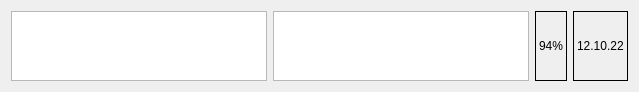
<?xml version="1.0" encoding="UTF-8"?>
<ui version="4.0">
 <class>Form</class>
 <widget class="QWidget" name="Form">
  <property name="geometry">
   <rect>
    <x>0</x>
    <y>0</y>
    <width>633</width>
    <height>91</height>
   </rect>
  </property>
  <property name="sizePolicy">
   <sizepolicy hsizetype="Minimum" vsizetype="Preferred">
    <horstretch>0</horstretch>
    <verstretch>0</verstretch>
   </sizepolicy>
  </property>
  <property name="windowTitle">
   <string>Form</string>
  </property>
  <layout class="QHBoxLayout" name="horizontalLayout_2">
   <item>
    <layout class="QHBoxLayout" name="horizontalLayout">
     <item>
      <widget class="QPlainTextEdit" name="first_source_code">
       <property name="sizePolicy">
        <sizepolicy hsizetype="Fixed" vsizetype="Expanding">
         <horstretch>0</horstretch>
         <verstretch>0</verstretch>
        </sizepolicy>
       </property>
       <property name="plainText">
        <string/>
       </property>
      </widget>
     </item>
     <item>
      <widget class="QPlainTextEdit" name="second_source_code">
       <property name="sizePolicy">
        <sizepolicy hsizetype="Fixed" vsizetype="Expanding">
         <horstretch>0</horstretch>
         <verstretch>0</verstretch>
        </sizepolicy>
       </property>
       <property name="plainText">
        <string/>
       </property>
      </widget>
     </item>
     <item>
      <widget class="QLabel" name="equality_percent_label">
       <property name="frameShape">
        <enum>QFrame::Panel</enum>
       </property>
       <property name="text">
        <string>94%</string>
       </property>
      </widget>
     </item>
     <item>
      <widget class="QLabel" name="date_time_label">
       <property name="sizePolicy">
        <sizepolicy hsizetype="Preferred" vsizetype="Preferred">
         <horstretch>0</horstretch>
         <verstretch>0</verstretch>
        </sizepolicy>
       </property>
       <property name="frameShape">
        <enum>QFrame::Panel</enum>
       </property>
       <property name="text">
        <string>12.10.22</string>
       </property>
      </widget>
     </item>
    </layout>
   </item>
  </layout>
 </widget>
 <resources/>
 <connections/>
</ui>
